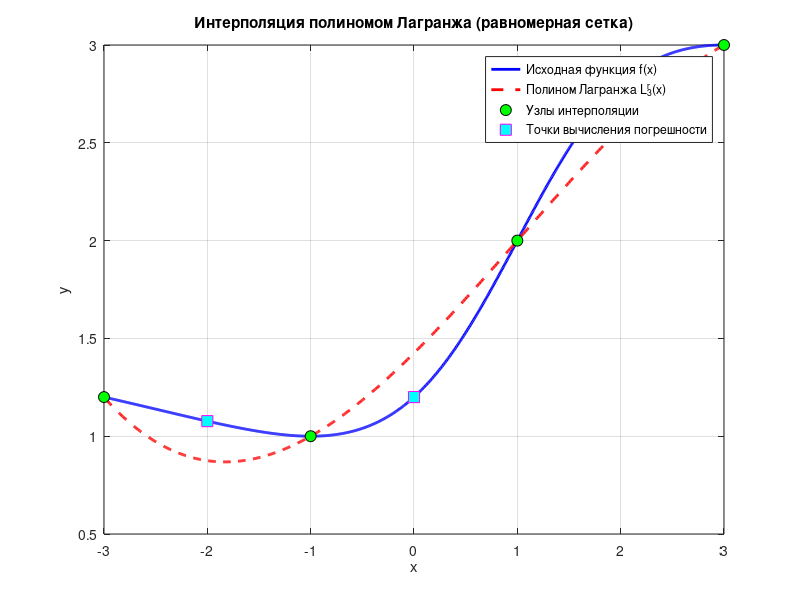
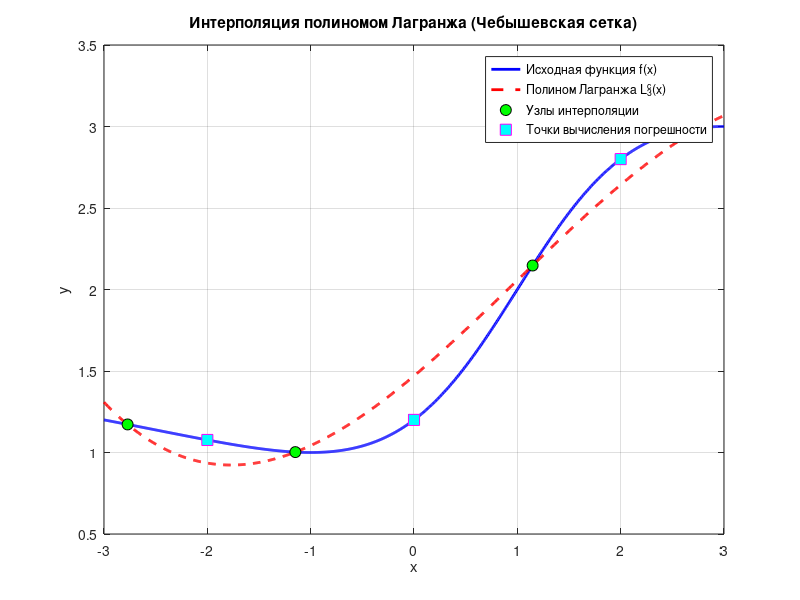
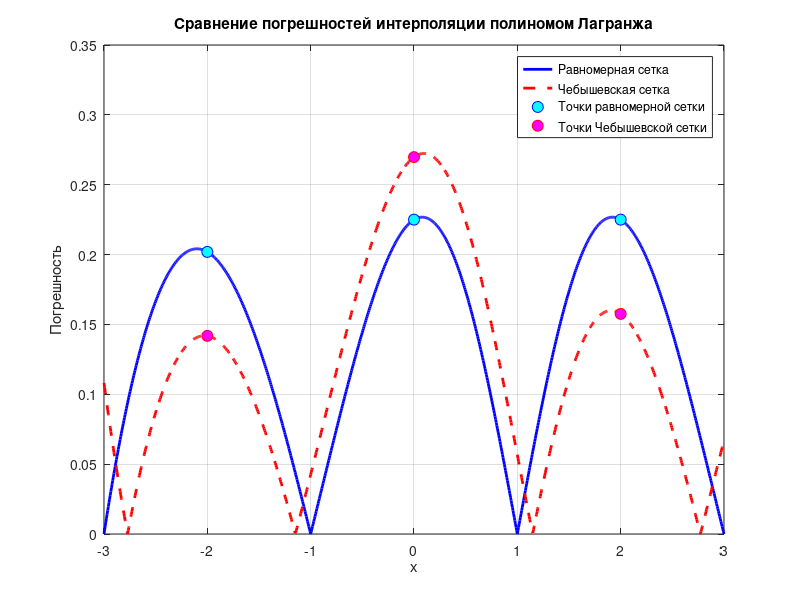
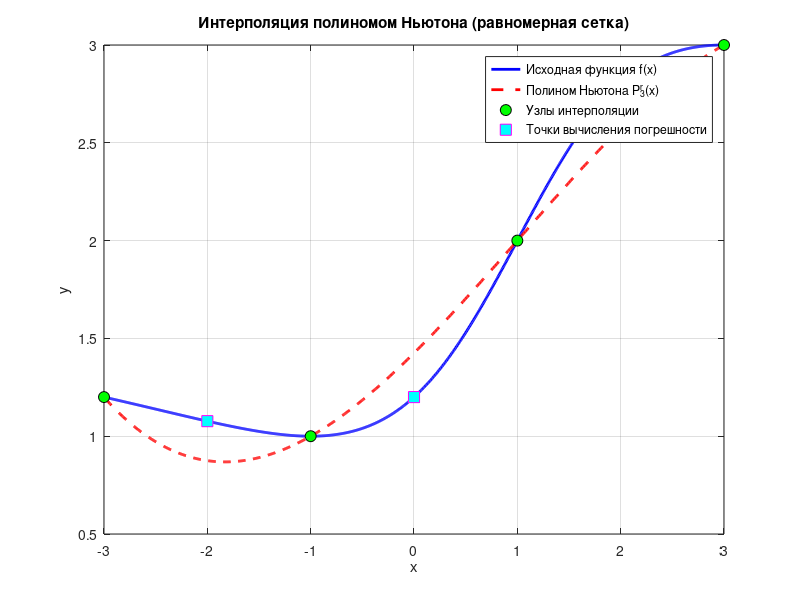

The MATLAB source for these figures, in order:
clc; clear all; close all;
format long;

% ===========================
% ВСПОМОГАТЕЛЬНЫЕ ФУНКЦИИ
% ===========================

function y = lagrange_interp(x_nodes, y_nodes, x)
    % Интерполяция полиномом Лагранжа
    n = length(x_nodes);
    y = 0;

    for i = 1:n
        L_i = 1;
        for j = 1:n
            if j ~= i
                L_i = L_i * (x - x_nodes(j)) / (x_nodes(i) - x_nodes(j));
            end
        end
        y = y + y_nodes(i) * L_i;
    end
end

function coeff = newton_coeffs(x_nodes, y_nodes)
    % Вычисление коэффициентов полинома Ньютона
    n = length(x_nodes);
    coeff = zeros(1, n);
    coeff(1) = y_nodes(1);

    % Используем схему разделенных разностей
    divided_diff = y_nodes(:);

    for i = 2:n
        for j = n:-1:i
            divided_diff(j) = (divided_diff(j) - divided_diff(j-1)) / (x_nodes(j) - x_nodes(j-i+1));
        end
        coeff(i) = divided_diff(i);
    end
end

function y = newton_eval(x_nodes, coeff, x)
    % Вычисление значения полинома Ньютона
    n = length(coeff);
    y = coeff(n);

    for i = n-1:-1:1
        y = y.*(x - x_nodes(i)) + coeff(i);
    end
end

% ===========================
% ПАРАМЕТРЫ ЗАДАЧИ (вариант 10)
% ===========================
a = -3; b = 3;
f = @(x) (2*x.^2 + 6)./(x.^2 - 2*x + 5);

disp('ЛАБОРАТОРНАЯ РАБОТА №4. ИНТЕРПОЛИРОВАНИЕ ФУНКЦИЙ');
disp('Вариант 10: f(x) = (2x^2+6)/(x^2-2x+5), отрезок [-3, 3]');
disp('================================================================');

% ===========================
% ЗАДАЧА №1: ПОЛИНОМ ЛАГРАНЖА
% ===========================
disp('\n=== ЗАДАЧА №1: ИНТЕРПОЛЯЦИОННЫЙ МНОГОЧЛЕН ЛАГРАНЖА ===');

% 1. Равномерная сетка
disp('\n1. РАВНОМЕРНАЯ СЕТКА');
xr_nodes = linspace(a, b, 4); % 4 узла для полинома 3-й степени
fr_nodes = f(xr_nodes);

fprintf('Узлы равномерной сетки:\n');
fprintf('x = [%f, %f, %f, %f]\n', xr_nodes);
fprintf('f(x) = [%f, %f, %f, %f]\n', fr_nodes);

% Точки для вычисления погрешности
x_test = [(5*a+b)/6, (a+b)/2, (a+5*b)/6];
f_test = f(x_test);

% Интерполяция в тестовых точках
Lr_test = zeros(1, 3);
for j = 1:3
    Lr_test(j) = lagrange_interp(xr_nodes, fr_nodes, x_test(j));
end

% 2. Чебышевская сетка
disp('\n2. ЧЕБЫШЕВСКАЯ СЕТКА');
xc_nodes = zeros(1, 4);
for i = 0:3
    xc_nodes(i+1) = (a+b)/2 + (b-a)/2 * cos((2*i+1)*pi/8);
end
fc_nodes = f(xc_nodes);

fprintf('Узлы Чебышевской сетки:\n');
fprintf('x = [%f, %f, %f, %f]\n', xc_nodes);
fprintf('f(x) = [%f, %f, %f, %f]\n', fc_nodes);

% Интерполяция в тестовых точках
Lc_test = zeros(1, 3);
for j = 1:3
    Lc_test(j) = lagrange_interp(xc_nodes, fc_nodes, x_test(j));
end

% Вывод результатов в требуемом формате
disp('\nРезультаты интерполяции полиномом Лагранжа:');
fprintf('%-4s %-12s %-12s %-12s %-12s %-12s %-12s\n', ...
    'j', 'x_j', 'f(x_j)', 'L^r_3(x_j)', '|f-L^r_3|', 'L^c_3(x_j)', '|f-L^c_3|');
fprintf('---------------------------------------------------------------------------------------------------\n');

for j = 1:3
    fprintf('%-4d %-12.6f %-12.6f %-12.6f %-12.6e %-12.6f %-12.6e\n', ...
        j, x_test(j), f_test(j), Lr_test(j), abs(f_test(j)-Lr_test(j)), ...
        Lc_test(j), abs(f_test(j)-Lc_test(j)));
end

% Построение графиков для полинома Лагранжа
x_plot = linspace(a, b, 1000);
y_plot = f(x_plot);

% Вычисление значений интерполяционных полиномов
Lr_plot = arrayfun(@(x) lagrange_interp(xr_nodes, fr_nodes, x), x_plot);
Lc_plot = arrayfun(@(x) lagrange_interp(xc_nodes, fc_nodes, x), x_plot);

% График для равномерной сетки
figure;
plot(x_plot, y_plot, 'b-', 'LineWidth', 2); hold on;
plot(x_plot, Lr_plot, 'r--', 'LineWidth', 2);
plot(xr_nodes, fr_nodes, 'ko', 'MarkerSize', 8, 'MarkerFaceColor', 'g');
plot(x_test, f_test, 'ms', 'MarkerSize', 8, 'MarkerFaceColor', 'c');
grid on;
xlabel('x'); ylabel('y');
title('Интерполяция полиномом Лагранжа (равномерная сетка)');
legend('Исходная функция f(x)', 'Полином Лагранжа L^r_3(x)', ...
    'Узлы интерполяции', 'Точки вычисления погрешности', 'Location', 'best');

% График для Чебышевской сетки
figure;
plot(x_plot, y_plot, 'b-', 'LineWidth', 2); hold on;
plot(x_plot, Lc_plot, 'r--', 'LineWidth', 2);
plot(xc_nodes, fc_nodes, 'ko', 'MarkerSize', 8, 'MarkerFaceColor', 'g');
plot(x_test, f_test, 'ms', 'MarkerSize', 8, 'MarkerFaceColor', 'c');
grid on;
xlabel('x'); ylabel('y');
title('Интерполяция полиномом Лагранжа (Чебышевская сетка)');
legend('Исходная функция f(x)', 'Полином Лагранжа L^c_3(x)', ...
    'Узлы интерполяции', 'Точки вычисления погрешности', 'Location', 'best');

% График погрешностей
figure;
plot(x_plot, abs(arrayfun(@(x) f(x) - lagrange_interp(xr_nodes, fr_nodes, x), x_plot)), ...
    'b-', 'LineWidth', 2); hold on;
plot(x_plot, abs(arrayfun(@(x) f(x) - lagrange_interp(xc_nodes, fc_nodes, x), x_plot)), ...
    'r--', 'LineWidth', 2);
plot(x_test, abs(f_test - Lr_test), 'bo', 'MarkerSize', 8, 'MarkerFaceColor', 'c');
plot(x_test, abs(f_test - Lc_test), 'ro', 'MarkerSize', 8, 'MarkerFaceColor', 'm');
grid on;
xlabel('x'); ylabel('Погрешность');
title('Сравнение погрешностей интерполяции полиномом Лагранжа');
legend('Равномерная сетка', 'Чебышевская сетка', ...
    'Точки равномерной сетки', 'Точки Чебышевской сетки', 'Location', 'best');

% ===========================
% ЗАДАЧА №2: ПОЛИНОМ НЬЮТОНА
% ===========================
disp('\n\n=== ЗАДАЧА №2: ИНТЕРПОЛЯЦИОННЫЙ МНОГОЧЛЕН НЬЮТОНА ===');

% 1. Равномерная сетка
disp('\n1. РАВНОМЕРНАЯ СЕТКА');
% Коэффициенты полинома Ньютона для равномерной сетки
coeff_r = newton_coeffs(xr_nodes, fr_nodes);

% Интерполяция в тестовых точках
Pr_test = zeros(1, 3);
for j = 1:3
    Pr_test(j) = newton_eval(xr_nodes, coeff_r, x_test(j));
end

% 2. Чебышевская сетка
disp('\n2. ЧЕБЫШЕВСКАЯ СЕТКА');
% Коэффициенты полинома Ньютона для Чебышевской сетки
coeff_c = newton_coeffs(xc_nodes, fc_nodes);

% Интерполяция в тестовых точках
Pc_test = zeros(1, 3);
for j = 1:3
    Pc_test(j) = newton_eval(xc_nodes, coeff_c, x_test(j));
end

% Вывод результатов в требуемом формате
disp('\nРезультаты интерполяции полиномом Ньютона:');
fprintf('%-4s %-12s %-12s %-12s %-12s %-12s %-12s\n', ...
    'j', 'x_j', 'f(x_j)', 'P^r_3(x_j)', '|f-P^r_3|', 'P^c_3(x_j)', '|f-P^c_3|');
fprintf('---------------------------------------------------------------------------------------------------\n');

for j = 1:3
    fprintf('%-4d %-12.6f %-12.6f %-12.6f %-12.6e %-12.6f %-12.6e\n', ...
        j, x_test(j), f_test(j), Pr_test(j), abs(f_test(j)-Pr_test(j)), ...
        Pc_test(j), abs(f_test(j)-Pc_test(j)));
end

% Построение графиков для полинома Ньютона
% Вычисление значений интерполяционных полиномов
Pr_plot = arrayfun(@(x) newton_eval(xr_nodes, coeff_r, x), x_plot);
Pc_plot = arrayfun(@(x) newton_eval(xc_nodes, coeff_c, x), x_plot);

% График для равномерной сетки
figure;
plot(x_plot, y_plot, 'b-', 'LineWidth', 2); hold on;
plot(x_plot, Pr_plot, 'r--', 'LineWidth', 2);
plot(xr_nodes, fr_nodes, 'ko', 'MarkerSize', 8, 'MarkerFaceColor', 'g');
plot(x_test, f_test, 'ms', 'MarkerSize', 8, 'MarkerFaceColor', 'c');
grid on;
xlabel('x'); ylabel('y');
title('Интерполяция полиномом Ньютона (равномерная сетка)');
legend('Исходная функция f(x)', 'Полином Ньютона P^r_3(x)', ...
    'Узлы интерполяции', 'Точки вычисления погрешности', 'Location', 'best');

% График для Чебышевской сетки
figure;
plot(x_plot, y_plot, 'b-', 'LineWidth', 2); hold on;
plot(x_plot, Pc_plot, 'r--', 'LineWidth', 2);
plot(xc_nodes, fc_nodes, 'ko', 'MarkerSize', 8, 'MarkerFaceColor', 'g');
plot(x_test, f_test, 'ms', 'MarkerSize', 8, 'MarkerFaceColor', 'c');
grid on;
xlabel('x'); ylabel('y');
title('Интерполяция полиномом Ньютона (Чебышевская сетка)');
legend('Исходная функция f(x)', 'Полином Ньютона P^c_3(x)', ...
    'Узлы интерполяции', 'Точки вычисления погрешности', 'Location', 'best');

% График погрешностей
figure;
plot(x_plot, abs(arrayfun(@(x) f(x) - newton_eval(xr_nodes, coeff_r, x), x_plot)), ...
    'b-', 'LineWidth', 2); hold on;
plot(x_plot, abs(arrayfun(@(x) f(x) - newton_eval(xc_nodes, coeff_c, x), x_plot)), ...
    'r--', 'LineWidth', 2);
plot(x_test, abs(f_test - Pr_test), 'bo', 'MarkerSize', 8, 'MarkerFaceColor', 'c');
plot(x_test, abs(f_test - Pc_test), 'ro', 'MarkerSize', 8, 'MarkerFaceColor', 'm');
grid on;
xlabel('x'); ylabel('Погрешность');
title('Сравнение погрешностей интерполяции полиномом Ньютона');
legend('Равномерная сетка', 'Чебышевская сетка', ...
    'Точки равномерной сетки', 'Точки Чебышевской сетки', 'Location', 'best');

% ===========================
% ЗАДАЧА №3: СРАВНЕНИЕ МЕТОДОВ
% ===========================
disp('\n\n=== ЗАДАЧА №3: СРАВНЕНИЕ МЕТОДОВ ИНТЕРПОЛЯЦИИ ===');

% Сравнение максимальной погрешности
max_err_Lr = max(abs(arrayfun(@(x) f(x) - lagrange_interp(xr_nodes, fr_nodes, x), x_plot)));
max_err_Lc = max(abs(arrayfun(@(x) f(x) - lagrange_interp(xc_nodes, fc_nodes, x), x_plot)));
max_err_Pr = max(abs(arrayfun(@(x) f(x) - newton_eval(xr_nodes, coeff_r, x), x_plot)));
max_err_Pc = max(abs(arrayfun(@(x) f(x) - newton_eval(xc_nodes, coeff_c, x), x_plot)));

disp('Максимальные погрешности интерполяции на отрезке [-3, 3]:');
fprintf('Полином Лагранжа (равномерная сетка): %.6e\n', max_err_Lr);
fprintf('Полином Лагранжа (Чебышевская сетка): %.6e\n', max_err_Lc);
fprintf('Полином Ньютона (равномерная сетка): %.6e\n', max_err_Pr);
fprintf('Полином Ньютона (Чебышевская сетка): %.6e\n', max_err_Pc);

% Выводы
disp('\n\n=== ВЫВОДЫ ===');
if max_err_Lc < max_err_Lr
    fprintf('Для полинома Лагранжа Чебышевская сетка обеспечивает меньшую погрешность (%.6e < %.6e).\n', ...
        max_err_Lc, max_err_Lr);
else
    fprintf('Для полинома Лагранжа равномерная сетка обеспечивает меньшую погрешность (%.6e < %.6e).\n', ...
        max_err_Lr, max_err_Lc);
end

if max_err_Pc < max_err_Pr
    fprintf('Для полинома Ньютона Чебышевская сетка обеспечивает меньшую погрешность (%.6e < %.6e).\n', ...
        max_err_Pc, max_err_Pr);
else
    fprintf('Для полинома Ньютона равномерная сетка обеспечивает меньшую погрешность (%.6e < %.6e).\n', ...
        max_err_Pr, max_err_Pc);
end

% Сравнение полиномов Лагранжа и Ньютона
if max_err_Lr < max_err_Pr
    fprintf('На равномерной сетке полином Лагранжа точнее полинома Ньютона (%.6e < %.6e).\n', ...
        max_err_Lr, max_err_Pr);
else
    fprintf('На равномерной сетке полином Ньютона точнее полинома Лагранжа (%.6e < %.6e).\n', ...
        max_err_Pr, max_err_Lr);
end

if max_err_Lc < max_err_Pc
    fprintf('На Чебышевской сетке полином Лагранжа точнее полинома Ньютона (%.6e < %.6e).\n', ...
        max_err_Lc, max_err_Pc);
else
    fprintf('На Чебышевской сетке полином Ньютона точнее полинома Лагранжа (%.6e < %.6e).\n', ...
        max_err_Pc, max_err_Lc);
end
